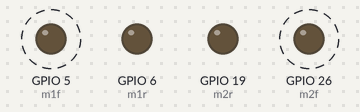
Bench run of a program on a simulated Raspberry Pi (BCM pin numbers). Parts: output pins drawn as LEDs (lit = HIGH). Dashed ring = blinking. At 8.5 s the program stops and its outputs stay as they are.

Above: at 0.5 s.
Timing chart, 0 to 3.5 s (numbered marks = the images above):
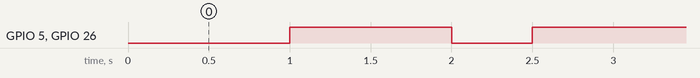

Measured:
- by itself, GPIO 5 (m1f), GPIO 26 (m2f): alternates HIGH for 1.0 s and LOW for 0.50 s, 10 changes in all, then stays LOW

The program:

startup.py
```python
import RPi.GPIO as GPIO
import time

GPIO.setwarnings(False)
GPIO.setmode(GPIO.BCM)

m1f = 5
m1r = 6
m2f = 26
m2r = 19

GPIO.setup(m1f, GPIO.OUT)
GPIO.setup(m1r, GPIO.OUT)
GPIO.setup(m2f, GPIO.OUT)
GPIO.setup(m2r, GPIO.OUT)

time.sleep(1)

for i in range(5):
    GPIO.output(m1f, True)
    GPIO.output(m2f, True)
    time.sleep(1)
    GPIO.output(m1f, False)
    GPIO.output(m2f, False)
    time.sleep(0.5)

GPIO.cleanup()
```
